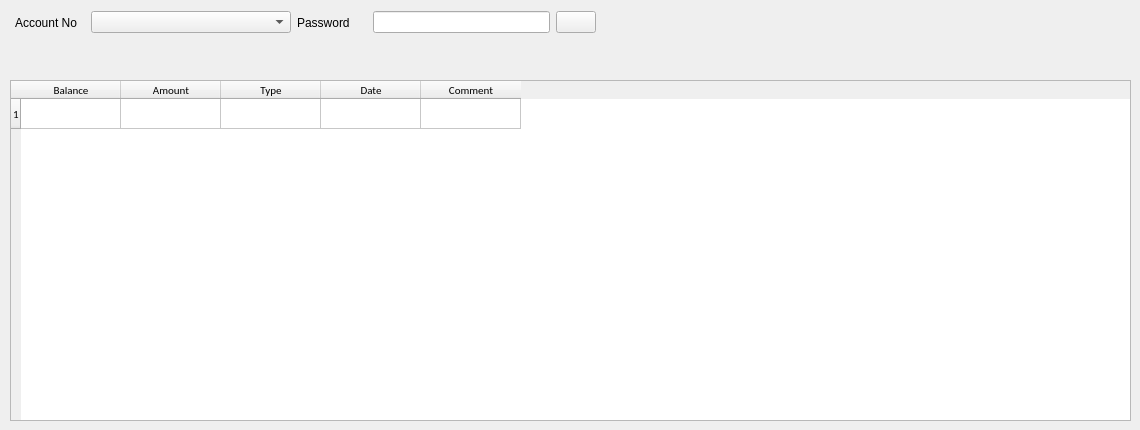
          <widget class="QWidget" name="tab_7">
           <attribute name="title">
            <string>Bank Statments</string>
           </attribute>
           <widget class="QTableWidget" name="CheckStatements_TableWidget">
            <property name="enabled">
             <bool>true</bool>
            </property>
            <property name="geometry">
             <rect>
              <x>10</x>
              <y>80</y>
              <width>1121</width>
              <height>341</height>
             </rect>
            </property>
            <property name="font">
             <font>
              <family>Calibri</family>
              <pointsize>8</pointsize>
             </font>
            </property>
            <property name="styleSheet">
             <string notr="true">alternate-background-color: rgb(40, 40, 40);</string>
            </property>
            <property name="frameShape">
             <enum>QFrame::StyledPanel</enum>
            </property>
            <property name="alternatingRowColors">
             <bool>true</bool>
            </property>
            <property name="textElideMode">
             <enum>Qt::ElideMiddle</enum>
            </property>
            <row>
             <property name="text">
              <string>1</string>
             </property>
            </row>
            <column>
             <property name="text">
              <string>Balance</string>
             </property>
             <property name="textAlignment">
              <set>AlignHCenter|AlignVCenter|AlignCenter</set>
             </property>
            </column>
            <column>
             <property name="text">
              <string>Amount</string>
             </property>
             <property name="textAlignment">
              <set>AlignHCenter|AlignVCenter|AlignCenter</set>
             </property>
            </column>
            <column>
             <property name="text">
              <string>Type</string>
             </property>
             <property name="textAlignment">
              <set>AlignHCenter|AlignVCenter|AlignCenter</set>
             </property>
            </column>
            <column>
             <property name="text">
              <string>Date</string>
             </property>
             <property name="textAlignment">
              <set>AlignHCenter|AlignVCenter|AlignCenter</set>
             </property>
            </column>
            <column>
             <property name="text">
              <string>Comment</string>
             </property>
             <property name="textAlignment">
              <set>AlignHCenter|AlignVCenter|AlignCenter</set>
             </property>
            </column>
            <item row="0" column="0">
             <property name="text">
              <string/>
             </property>
             <property name="textAlignment">
              <set>AlignHCenter|AlignVCenter|AlignCenter</set>
             </property>
            </item>
            <item row="0" column="1">
             <property name="text">
              <string/>
             </property>
             <property name="textAlignment">
              <set>AlignHCenter|AlignVCenter|AlignCenter</set>
             </property>
            </item>
            <item row="0" column="2">
             <property name="text">
              <string/>
             </property>
             <property name="textAlignment">
              <set>AlignHCenter|AlignVCenter|AlignCenter</set>
             </property>
            </item>
            <item row="0" column="3">
             <property name="text">
              <string/>
             </property>
             <property name="textAlignment">
              <set>AlignHCenter|AlignVCenter|AlignCenter</set>
             </property>
            </item>
            <item row="0" column="4">
             <property name="text">
              <string/>
             </property>
             <property name="textAlignment">
              <set>AlignHCenter|AlignVCenter|AlignCenter</set>
             </property>
            </item>
           </widget>
           <widget class="QLabel" name="CheckStatements_ErrorLabel">
            <property name="enabled">
             <bool>true</bool>
            </property>
            <property name="geometry">
             <rect>
              <x>50</x>
              <y>33</y>
              <width>501</width>
              <height>41</height>
             </rect>
            </property>
            <property name="font">
             <font>
              <family>Calibri</family>
              <pointsize>10</pointsize>
             </font>
            </property>
            <property name="cursor">
             <cursorShape>ArrowCursor</cursorShape>
            </property>
            <property name="layoutDirection">
             <enum>Qt::LeftToRight</enum>
            </property>
            <property name="styleSheet">
             <string notr="true">color: rgb(255, 85, 0);</string>
            </property>
            <property name="text">
             <string/>
            </property>
            <property name="alignment">
             <set>Qt::AlignCenter</set>
            </property>
           </widget>
           <widget class="QWidget" name="layoutWidget">
            <property name="geometry">
             <rect>
              <x>15</x>
              <y>0</y>
              <width>581</width>
              <height>45</height>
             </rect>
            </property>
            <layout class="QHBoxLayout" name="horizontalLayout_3">
             <item>
              <layout class="QHBoxLayout" name="horizontalLayout">
               <item>
                <widget class="QLabel" name="label_39">
                 <property name="minimumSize">
                  <size>
                   <width>70</width>
                   <height>0</height>
                  </size>
                 </property>
                 <property name="text">
                  <string>Account No</string>
                 </property>
                </widget>
               </item>
               <item>
                <widget class="QComboBox" name="CheckStatements_AccNum">
                 <property name="minimumSize">
                  <size>
                   <width>200</width>
                   <height>0</height>
                  </size>
                 </property>
                </widget>
               </item>
              </layout>
             </item>
             <item>
              <layout class="QHBoxLayout" name="horizontalLayout_2">
               <item>
                <widget class="QLabel" name="label_40">
                 <property name="minimumSize">
                  <size>
                   <width>70</width>
                   <height>0</height>
                  </size>
                 </property>
                 <property name="text">
                  <string>Password</string>
                 </property>
                </widget>
               </item>
               <item>
                <widget class="QLineEdit" name="CheckStatements_AccPassword">
                 <property name="text">
                  <string/>
                 </property>
                 <property name="frame">
                  <bool>true</bool>
                 </property>
                 <property name="echoMode">
                  <enum>QLineEdit::Password</enum>
                 </property>
                 <property name="readOnly">
                  <bool>false</bool>
                 </property>
                </widget>
               </item>
               <item>
                <widget class="QPushButton" name="CheckStatements_GoPushButton">
                 <property name="maximumSize">
                  <size>
                   <width>40</width>
                   <height>16777215</height>
                  </size>
                 </property>
                 <property name="icon">
                  <iconset>
                   <normaloff>icons/WMP11.ico</normaloff>icons/WMP11.ico</iconset>
                 </property>
                </widget>
               </item>
              </layout>
             </item>
            </layout>
           </widget>
          </widget>
